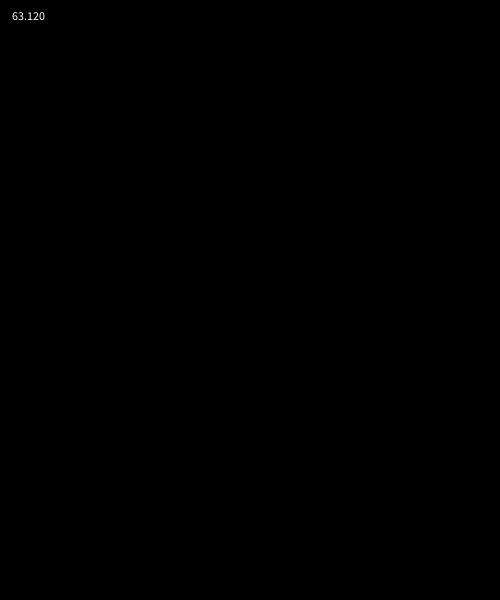
Frame 1 (no input)
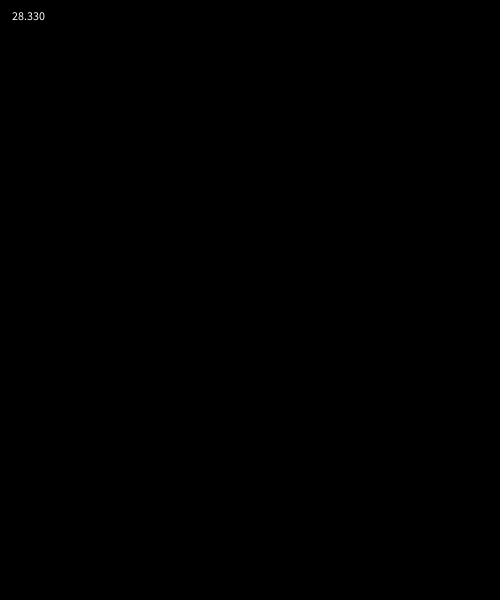
Frame 60 (the mouse pressed at the canvas centre just before this capture)
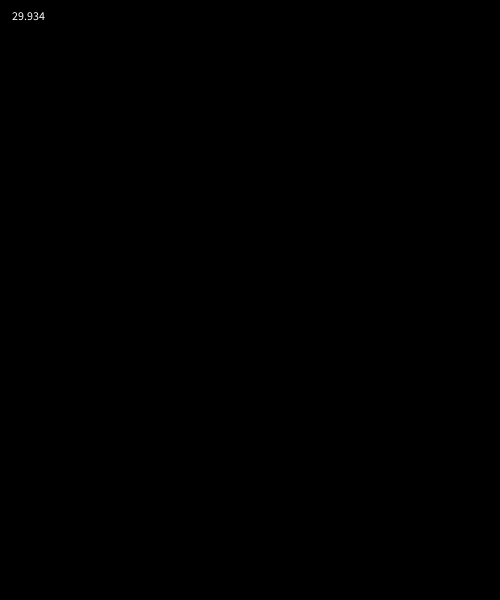
Frame 120 (the mouse held since frame 60 and released just before this capture)

The Processing sketch that drew these frames (run headless with seeded random() and noise(); from frame 60 on, the mouse is pressed at the canvas centre):

// Processing sketch: w03_03_frameRate1
// ── w03_03_frameRate1.pde
void setup() {
  size(500, 600);
  background(255);
  noStroke();

  // set the frameRate by 30
  frameRate(30);
}

void draw() {
  background(0);
  // show the text on the canvas
  text(frameRate, 10, 20);
  // print the text in the console
  println(frameRate);
}
